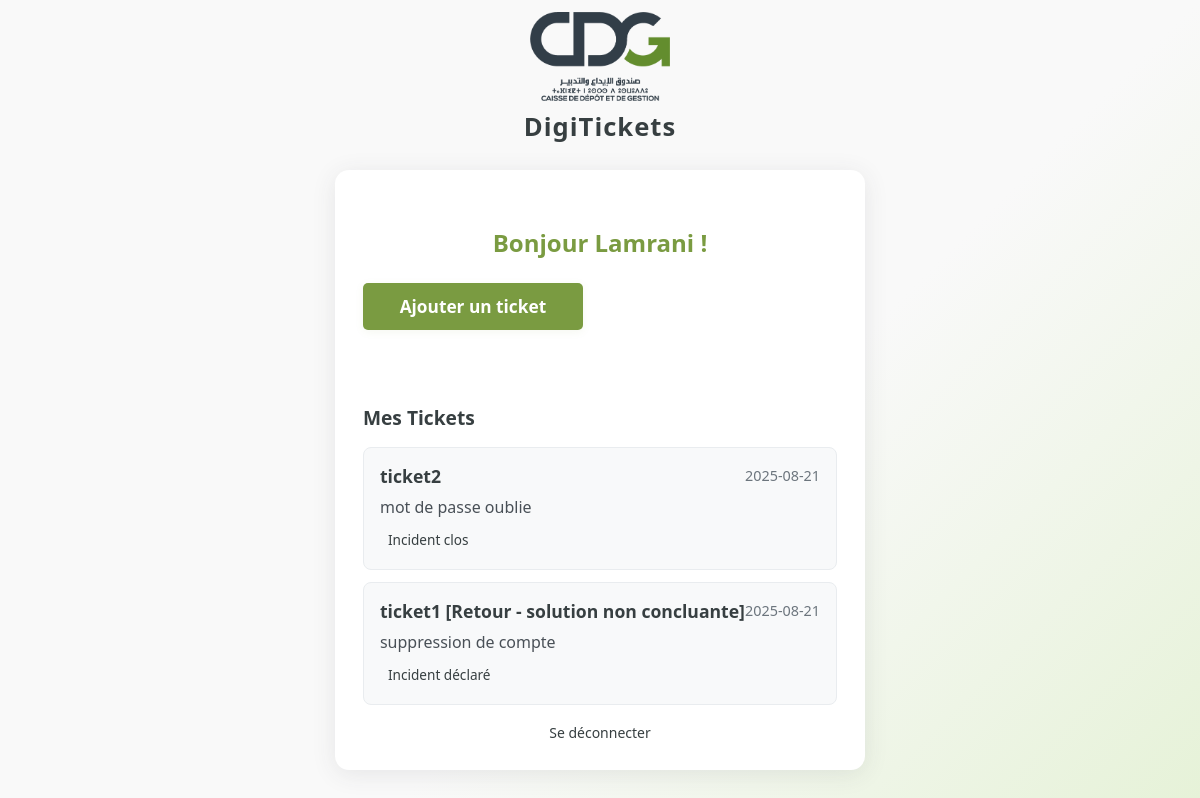
The app's page /dashboard-initial (signed in) with its own data.
### tables this page shows
CREATE TABLE ticket (
            id INTEGER PRIMARY KEY AUTOINCREMENT,
            titre TEXT NOT NULL,
            description TEXT,
            date_creation DATETIME,
            date_mise_a_jour DATETIME,
            date_cloture DATETIME,
            statut_id INTEGER,
            priorite_id INTEGER,
            categorie_id INTEGER,
            type_id INTEGER,
            rca BOOLEAN,
            sla TEXT,
            prestataire_id INTEGER,
            equipe_id INTEGER,
            idutilisateur INTEGER, assigned_role_id INTEGER, required_habilitation_id INTEGER, resolution_due_at DATETIME, resolution_attempts INTEGER DEFAULT 0,
            FOREIGN KEY (statut_id) REFERENCES statut(id),
            FOREIGN KEY (priorite_id) REFERENCES priorite(id),
            FOREIGN KEY (categorie_id) REFERENCES categorie(id),
            FOREIGN KEY (type_id) REFERENCES type(id),
            FOREIGN KEY (prestataire_id) REFERENCES prestataire(id),    
            FOREIGN KEY (equipe_id) REFERENCES equipe(id),
            FOREIGN KEY (idutilisateur) REFERENCES utilisateur(id)
        );

CREATE TABLE statut (
            id INTEGER PRIMARY KEY AUTOINCREMENT,
            nom TEXT NOT NULL,
            description TEXT
        );

### app.py (the view)
@app.route('/dashboard-initial')
def dashboard_initial():
    if 'user_id' not in session:
        return redirect(url_for('login'))
    user_id = session['user_id']
    nom = session.get('user_nom', '')
    conn = sqlite3.connect('database.db')
    c = conn.cursor()
    c.execute('''
        SELECT t.id, t.titre, t.description, t.date_creation, s.nom
        FROM ticket t
        LEFT JOIN statut s ON t.statut_id = s.id
        WHERE t.idutilisateur = ?
        ORDER BY t.date_creation DESC
    ''', (user_id,))
    tickets = c.fetchall()
    c.execute('SELECT id, nom FROM statut')
    statuts = c.fetchall()
    conn.close()
    return render_template('dashboard_initial.html', nom=nom, tickets=tickets, statuts=statuts)

### templates/dashboard_initial.html (shortened to what this page needs)
<!DOCTYPE html>
<html lang="fr">
<head>
    <link rel="stylesheet" href="{{ url_for('static', filename='style.css') }}">
</head>
<body>
    <div class="logo-container">
        <img src="{{ url_for('static', filename='Logotype@2x.png') }}" alt="CDG Logo" class="logo-img">
        <div class="app-name">DigiTickets</div>
    </div>
    <div class="card">
        <h2>Bonjour {{ nom }} !</h2>
        <div style="text-align: center; margin-bottom: 24px;">
            <a href="{{ url_for('ajouter_ticket') }}" class="dashboard-btn">Ajouter un ticket</a>
        </div>
        <div class="tickets-section">
            <h3>Mes Tickets</h3>
            {% if tickets %}
                <div class="tickets-list">
                    {% for ticket in tickets %}
                        <div class="ticket-item">
                            <div class="ticket-header">
                                <h4>{{ ticket[1] }}</h4>
                                <span class="ticket-date">{{ ticket[3][:10] if ticket[3] else 'N/A' }}</span>
                            </div>
                            <p class="ticket-description">{{ ticket[2][:100] + '...' if ticket[2] and ticket[2]|length > 100 else ticket[2] or 'Aucune description' }}</p>
                            <div class="ticket-status">
                                <span class="status-badge {{ 'status-pending' if ticket[4] == 'en cours' else 'status-active' if ticket[4] == 'clôturé' else 'status-suspendu' }}">
                                    {{ ticket[4] or 'Statut inconnu' }}
                                </span>
                            </div>
                        </div>
                    {% endfor %}
                </div>
            {% else %}
                <p class="no-tickets">Aucun ticket créé pour le moment.</p>
            {% endif %}
        </div>
        <a href="{{ url_for('logout') }}" class="back-link">Se déconnecter</a>
    </div>
</body>
</html>

### static/style.css (style rules this page uses)
body { font-family: 'Segoe UI', Tahoma, Geneva, Verdana, sans-serif; background: linear-gradient(135deg, #f9f9f9 60%, #e6f2d8 100%); color: #373F41; min-height: 100vh; margin: 0; display: flex; flex-direction: column; align-items: center; justify-content: center; }
.logo-container { display: flex; flex-direction: column; align-items: center; margin-bottom: 18px; }
.logo-img { width: 140px; height: auto; margin-bottom: 8px; }
.app-name { font-size: 1.6rem; font-weight: bold; color: #373F41; letter-spacing: 1px; margin-bottom: 8px; }
.card { background: #fff; padding: 36px 28px 28px 28px; border-radius: 14px; box-shadow: 0 4px 24px rgba(55, 63, 65, 0.10); display: flex; flex-direction: column; min-width: 340px; max-width: 90vw; margin-bottom: 18px; }
h2 { color: #7A9B41; margin-bottom: 24px; text-align: center; font-size: 1.5rem; font-weight: 600; }
.back-link { display: block; margin-top: 18px; color: #373F41; text-decoration: none; font-size: 14px; text-align: center; transition: color 0.2s; }
.dashboard-btn { display: block; width: 220px; background: #7A9B41; color: #fff; text-align: center; padding: 12px 0; border-radius: 5px; font-size: 1.08rem; font-weight: 600; text-decoration: none; margin-bottom: 6px; box-shadow: 0 2px 8px rgba(122, 155, 65, 0.08); transition: background 0.2s, box-shadow 0.2s; }
.tickets-section { margin-top: 24px; }
.tickets-section h3 { color: #373F41; margin-bottom: 16px; font-size: 1.2rem; }
.tickets-list { display: flex; flex-direction: column; gap: 12px; }
.ticket-item { background: #f8f9fa; border: 1px solid #e9ecef; border-radius: 8px; padding: 16px; transition: box-shadow 0.2s; }
.ticket-header { display: flex; justify-content: space-between; align-items: center; margin-bottom: 8px; }
.ticket-header h4 { margin: 0; color: #373F41; font-size: 1.1rem; }
.ticket-date { color: #6c757d; font-size: 0.9rem; }
.ticket-description { color: #495057; margin: 8px 0; line-height: 1.4; }
.ticket-status { margin-top: 8px; }
.status-badge { display: inline-block; padding: 4px 8px; border-radius: 4px; font-size: 0.85rem; font-weight: 500; }

### records on screen
ticket: titre "ticket2", date_creation "2025-08-21", description "mot de passe oublie", nom "Incident clos"
ticket: titre "ticket1 [Retour - solution non concluante]", date_creation "2025-08-21", description "suppression de compte", nom "Incident déclaré"

### other values on screen
{{ nom }} "Lamrani"
